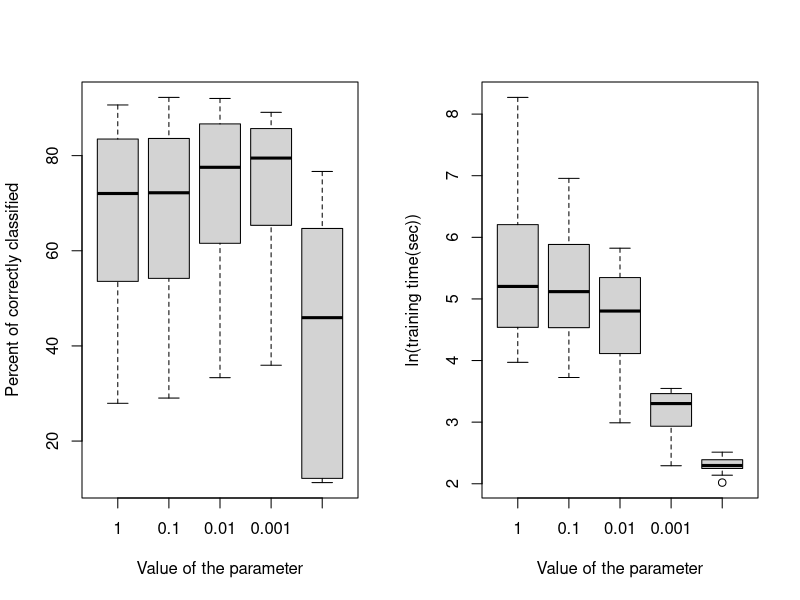

Here is the R script that generated this plot:
noiseRates <- 0:8
noiseRates<- noiseRates / 10
#plot perfomance degradation
perf <- read.csv("perfomance_table.csv")
perf <- perf[2:6]
tim <- read.csv("time_training.csv")
tim <- tim[2:6]
pdf("graphics/c_param.pdf",width = 11 ,height = 5,family= "URWHelvetica", encoding="CP1251") 
par(mfrow=c(1, 2))
boxplot(perf, names=c(1.0, 0.1, 0.01, 0.001, 0.0001), xlab="Value of the parameter", ylab="Percent of correctly classified")
boxplot(log(tim), names=c(1.0, 0.1, 0.01, 0.001, 0.0001), xlab="Value of the parameter", ylab="ln(training time(sec))")
dev.off()